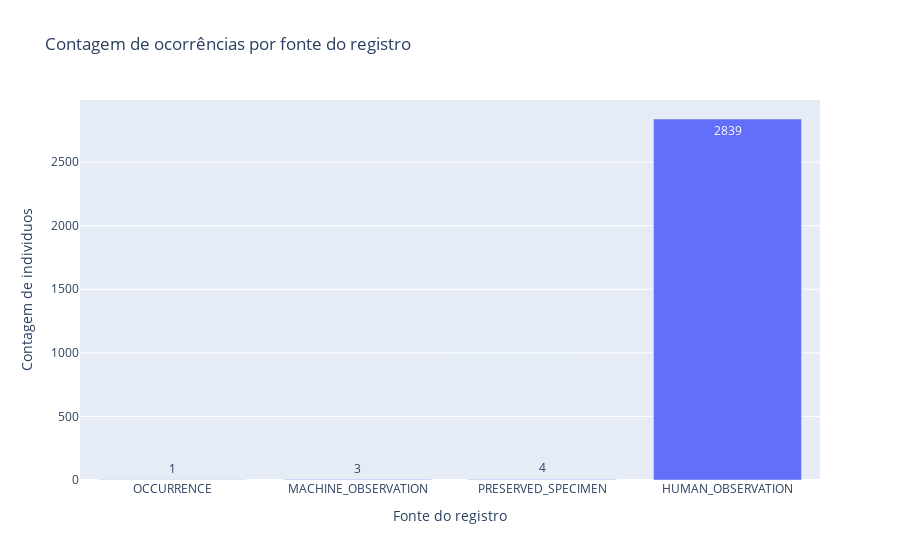

Notebook code cell kept with this figure:
### Code cell
individual_count_per_state = OSD_geoframe[['Contagem de individuos','Fonte do registro']].groupby(['Fonte do registro']).count().sort_values(by='Contagem de individuos')
fig = px.bar(
    individual_count_per_state,
    x=individual_count_per_state.index,
    y='Contagem de individuos',
    title="Contagem de ocorrências por fonte do registro",
    orientation='v',text_auto=True
    
)
fig.update_layout(xaxis=dict(title="Fonte do registro"), yaxis=dict(title="Contagem de individuos"))
fig.show(config=img_config)

### Figure 1 — Plotly figure (JSON) as saved in the notebook; plotly's stock layout.template omitted (floating-point values rounded to 4 significant figures)
{"data": [{"alignmentgroup": "True", "hovertemplate": "Fonte do registro=%{x}<br>Contagem de individuos=%{y}<extra></extra>", "legendgroup": "", "marker": {"color": "#636efa", "pattern": {"shape": ""}}, "name": "", "offsetgroup": "", "orientation": "v", "showlegend": false, "textposition": "auto", "texttemplate": "%{y}", "type": "bar", "x": ["OCCURRENCE", "MACHINE_OBSERVATION", "PRESERVED_SPECIMEN", "HUMAN_OBSERVATION"], "xaxis": "x", "y": [1, 3, 4, 2839], "yaxis": "y"}], "layout": {"barmode": "relative", "legend": {"tracegroupgap": 0}, "title": {"text": "Contagem de ocorrências por fonte do registro"}, "xaxis": {"anchor": "y", "domain": [0, 1], "title": {"text": "Fonte do registro"}}, "yaxis": {"anchor": "x", "domain": [0, 1], "title": {"text": "Contagem de individuos"}}}}
